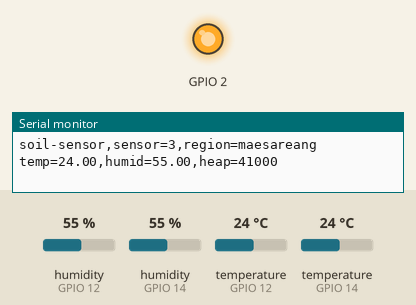
Simulated run of this sketch. Board: ESP8266 (NodeMCU). Shown: output pins drawn as LEDs (lit = HIGH, except the on-board LED, lit = LOW), the last lines printed to the serial monitor. The test bench sets the inputs (shaded band); at power-on: humidity (sensors on GPIO 12, GPIO 14) 55 %, temperature (sensors on GPIO 12, GPIO 14) 24 °C. WiFi joins after 1.5 s; servers stay silent unless stated; uploads are accepted with an empty reply.

Above: at 2.7 s.
At 32.7 s:
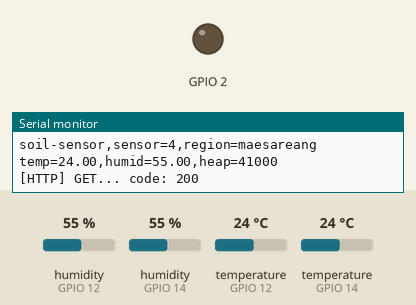
Timing chart, 0 to 80.5 s (numbered marks = the images above):
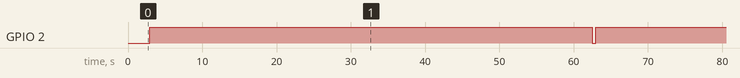

The sketch:

node_sensor_temp2.ino
```cpp
#include <ESP8266WiFi.h>

#include <ESP8266WiFiMulti.h>
#include <ESP8266HTTPClient.h>

#include "DHT.h"
#define DHTPIN1 14     // what digital pin the DHT22 is conected to D5
#define DHTPIN2 12     // what digital pin the DHT22 is conected to D6
#define DHTTYPE DHT22   // there are multiple kinds of DHT sensors

HTTPClient http;
ESP8266WiFiMulti WiFiMulti;

//setting WiFi Connecting
const char* ssid = "SmartfarmSansara9";
const char* password = "kmutnbsansara";
//const char* ssid = "atz";
//const char* password = "11111111";


DHT dht1(DHTPIN1, DHTTYPE);
DHT dht2(DHTPIN2, DHTTYPE);

//setting static ip address
//sensor 1,2 ip 192.168.1.141
//sensor 3,4 ip 192.168.1.142
IPAddress local_ip = {192, 168, 1, 152};
IPAddress gateway = {192, 168, 1, 1};
IPAddress subnet = {255, 255, 255, 0};

unsigned long previousMillis = 0;
const long interval = 60000;
bool first = false;
bool failed = false;

const char* host = "http://www.sansara9smartfarm.com";
String url = "";
String database = "smartfarm";

void setup() {
  pinMode(BUILTIN_LED, OUTPUT);
  Serial.begin(115200);
  WiFi.config(local_ip, gateway, subnet);
  connectWifi(ssid, password );
}

void loop() {
  unsigned long currentMillis = millis();
  if ( currentMillis - previousMillis >= interval || !first || failed) {
    previousMillis = currentMillis;

    checking_WiFi();
    // Reading temperature or humidity takes about 250 milliseconds!
    // Sensor readings may also be up to 2 seconds 'old' (its a very slow sensor)
    float h1 = dht1.readHumidity();
    float h2 = dht2.readHumidity();
    // Read temperature as Celsius (the default)
    float t1 = dht1.readTemperature();
    float t2 = dht2.readTemperature();

    if ((WiFiMulti.run() == WL_CONNECTED)) {
      //sensor sentry 1
      if (isnan(t1) || isnan(h1)) {
        failed = true;
        Serial.println("Error sensor 3");
        delay(1000);
      } else {
        failed = false;

        //DHT22 - test
        Serial.print("DHT22 - test ");
        Serial.print("Humidity: ");
        Serial.print(h1);
        Serial.print(" %\t");
        Serial.print("Temperature: ");
        Serial.print(t1);
        Serial.println(" *C ");
        String datamassage = "temp=";
        datamassage += t1;
        datamassage += ",humid=";
        datamassage += h1;
        send_data(host, database , "3", datamassage);
      }
      //sensor sentry 2
      if (isnan(t2) || isnan(h2)) {
        failed = true;
        Serial.println("Error sensor 4");
        delay(1000);
      } else {
        failed = false;

        //DHT22 - test
        Serial.print("DHT22 - test ");
        Serial.print("Humidity: ");
        Serial.print(h2);
        Serial.print(" %\t");
        Serial.print("Temperature: ");
        Serial.print(t2);
        Serial.println(" *C ");
        String datamassage = "temp=";
        datamassage += t2;
        datamassage += ",humid=";
        datamassage += h2;
        send_data(host, database , "4", datamassage);
      }
    } else {
      Serial.println("WiFi not connected!");
      delay(1000);
    }
  }
}
void connectWifi(const char* ssid, const char* password) {
  Serial.println();
  Serial.println();
  Serial.print("Connecting to ");
  Serial.println(ssid);

  WiFi.begin(ssid, password);

  while (WiFi.status() != WL_CONNECTED) {
    delay(500);
    Serial.print(".");
  }

  Serial.println("");
  Serial.println("WiFi connected");
  Serial.println("IP address: ");
  Serial.println(WiFi.localIP());
  Serial.println();
  Serial.println();
  delay(1000);
}
void checking_WiFi() {
  if (WiFi.status() != WL_CONNECTED)
  {
    Serial.print("reconnect to ");
    Serial.println(ssid);
    WiFi.begin(ssid, password);
    while (WiFi.status() != WL_CONNECTED)
    {
      delay(500);
      Serial.print(".");
    }
  }
  Serial.println("WiFi currenly connected");
  Serial.println("IP address: ");
  Serial.println(WiFi.localIP());
}

void send_data(String host, String database, String sensor, String datamassage) {

  digitalWrite(BUILTIN_LED, LOW);
  first = true;
  String  url = host + ":8086/write?db=";
  url += database;

  String message = "soil-sensor";
  message += ",sensor=";
  message += sensor;
  message += ",region=";
  message += "maesareang";
  message += " " + datamassage;
  message += ",heap=";
  message += ESP.getFreeHeap();


  Serial.println(url);
  Serial.println(message);

  http.begin(url); //HTTP


  int httpCode = http.POST(message);
  if (httpCode > 0) {
    Serial.printf("[HTTP] GET... code: %d\n", httpCode);
    if (httpCode == HTTP_CODE_OK) {
      String payload = http.getString();
      //Serial.println(payload);
    }
  } else {
    Serial.printf("[HTTP] GET... failed, error: %s\n", http.errorToString(httpCode).c_str());
  }

  http.end();
  //led blink when send data
  digitalWrite(BUILTIN_LED, HIGH);
}
```

Measured:
- by itself, GPIO 2: alternates HIGH for 59.6 s and LOW for 0.42 s
